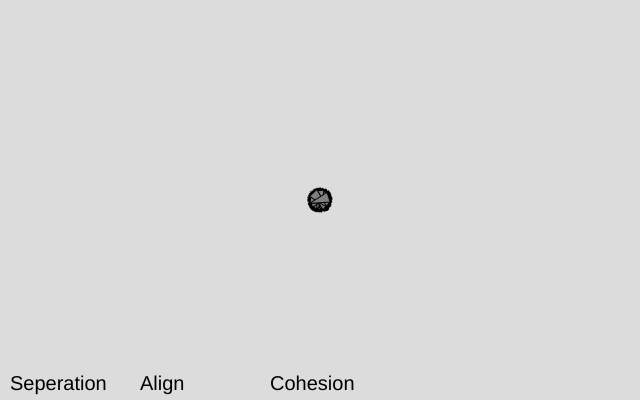
Frame 1 (no input)
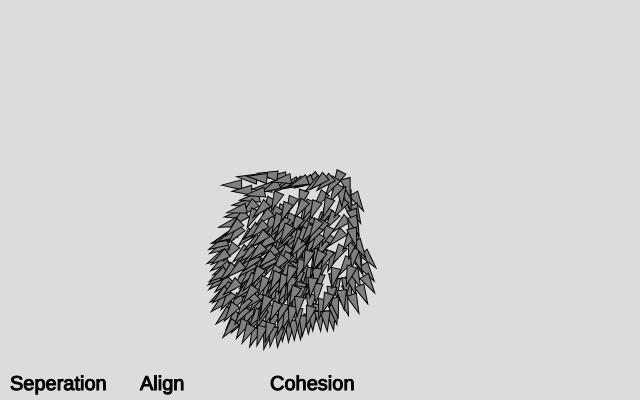
Frame 60 (no input)
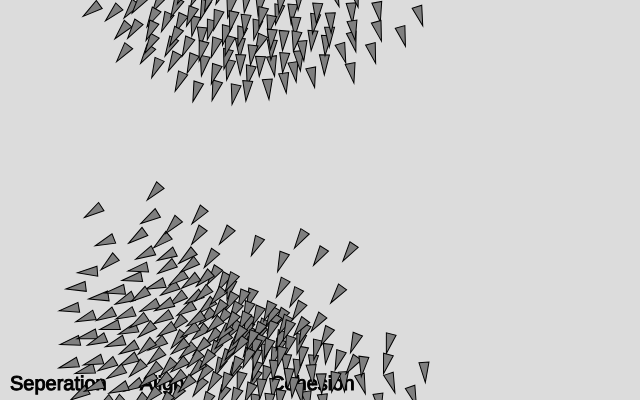
Frame 120 (the mouse pressed at the canvas centre since frame 60)

The p5.js sketch that drew these frames (run headless with seeded random() and noise() and a simulated clock; from frame 60 on, the mouse is pressed at the canvas centre):

// p5.js sketch
// ── sketch.js
const flock = [];

function setup() {
  createCanvas(640, 400);
  seperationSlider = createSlider(0, 2, 1.5, 0.1);
  alignSlider = createSlider(0, 2, 1.0, 0.1);
  cohesionSlider = createSlider(0, 2, 1.0, 0.1);

  for (let i = 0; i < 300; i++) {
    flock.push(new Boid(width / 2, height / 2));
  }

}

function draw() {
  background(220);
  fill(0)
  textSize(20);
  text('Seperation', 10, height - 10);
  text('Align', 140, height - 10);
  text('Cohesion', 270, height - 10);
  
  for (let boid of flock) {
    boid.flock(flock);
    boid.update();
    boid.edges();
    boid.show();
  }
}

class Boid {
  constructor(x, y) {
    this.position = createVector(x, y);
    this.velocity = createVector(random(-1, 1), random(-1, 1));
    this.acceleration = createVector(0, 0);
    this.r = 5.0;
    this.maxspeed = 3; 
    this.maxforce = 0.05; 
  }
  
  update() {
    this.velocity.add(this.acceleration);
    this.velocity.limit(this.maxspeed);
    this.position.add(this.velocity);
    this.acceleration.mult(0);
  }
  
  applyForce(force) {
    this.acceleration.add(force);
  }
  
  flock(boids) {
    let seperation = this.seperate(boids);
    let alignment = this.align(boids);
    let cohesion = this.cohere(boids);
    
    //seperation.mult(1.5);
    //alignment.mult(1.0);
    //cohesion.mult(1.0);
    
    seperation.mult(seperationSlider.value());
    alignment.mult(alignSlider.value());
    cohesion.mult(cohesionSlider.value());

    
    this.applyForce(seperation);
    this.applyForce(alignment);
    this.applyForce(cohesion);
  }
  
  seperate(boids) {
    let desiredSeparation = 25;
    let sum = createVector(0, 0);
    let count = 0;
    for (let i = 0; i < boids.length; i++) {
      let d = p5.Vector.dist(this.position, boids[i].position);
      if (d > 0 && d < desiredSeparation) {
        let diff = p5.Vector.sub(this.position, boids[i].position);
        diff.normalize();
        diff.div(d);
        sum.add(diff);
        count++;
      }
    }
    if (count > 0) {
      sum.div(count);
    }
    if (sum.mag() > 0) {
      sum.setMag(this.maxspeed);
      let steer = p5.Vector.sub(sum,this.velocity);
      steer.limit(this.maxforce);
      return steer;
    } else {
      return sum;
    }  
  }
  
  align(boids) {
    let neighborDistance = 50;
    let sum = createVector(0, 0);
    let count = 0;
    for (let i = 0; i < boids.length; i++) {
      let d = p5.Vector.dist(this.position, boids[i].position);
      if (d > 0 && d < neighborDistance) {
        sum.add(boids[i].velocity);
        count++;
      }
    }
    if (count > 0) {
      sum.div(count);
      sum.setMag(this.maxspeed);
      let steer = p5.Vector.sub(sum, this.velocity);
      steer.limit(this.maxforce);
      return steer;
    } else {
      return createVector(0, 0);
    }
  }
  
  cohere(boids) {
    let neighborDistance = 50;
    let sum = createVector(0, 0); // Start with empty vector to accumulate all locations
    let count = 0;
    for (let i = 0; i < boids.length; i++) {
      let d = p5.Vector.dist(this.position, boids[i].position);
      if (d > 0 && d < neighborDistance) {
        sum.add(boids[i].position); // Add location
        count++;
      }
    }
    if (count > 0) {
      sum.div(count);
      let desired = p5.Vector.sub(sum, this.position); 
      desired.setMag(this.maxspeed);
      let steer = p5.Vector.sub(desired, this.velocity);
      steer.limit(this.maxforce);
      return steer;
    } else {
      return createVector(0, 0);
    }  
  }
  
  show() {
    let angle = this.velocity.heading();
    fill(127);
    stroke(0);
    push();
    translate(this.position.x, this.position.y);
    rotate(angle);
    beginShape();
    vertex(this.r * 2, 0);
    vertex(-this.r * 2, -this.r);
    vertex(-this.r * 2, this.r);
    endShape(CLOSE);
    pop();
  }
  
  edges() {
    if (this.position.x > width + this.r) {
      this.position.x = -this.r;
    } else if (this.position.x < -this.r) {
      this.position.x = width + this.r;
    }
    if (this.position.y > height + this.r) {
      this.position.y = -this.r;
    } else if (this.position.y < -this.r) {
      this.position.y = height + this.r;
    }
  }
}
